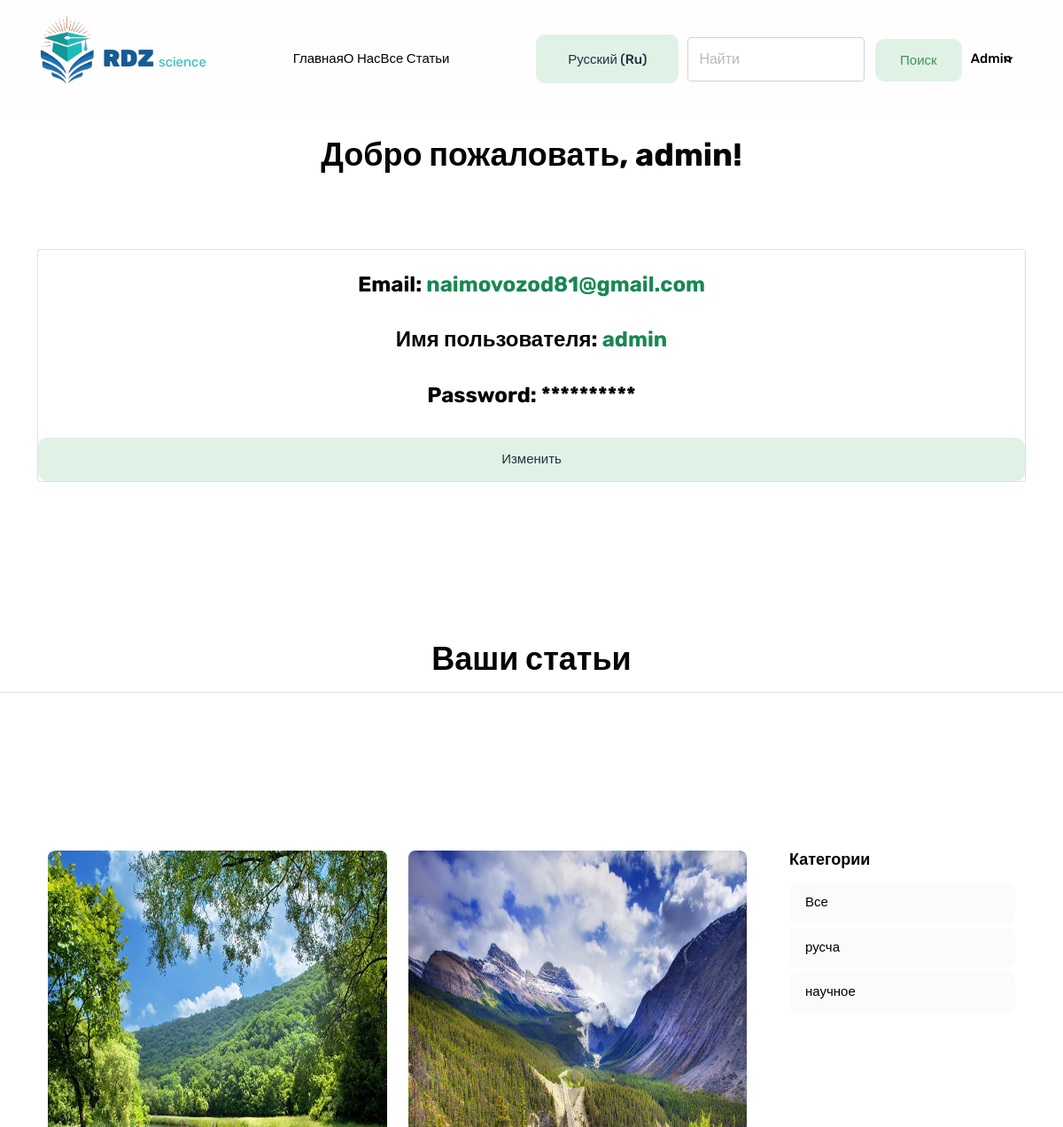
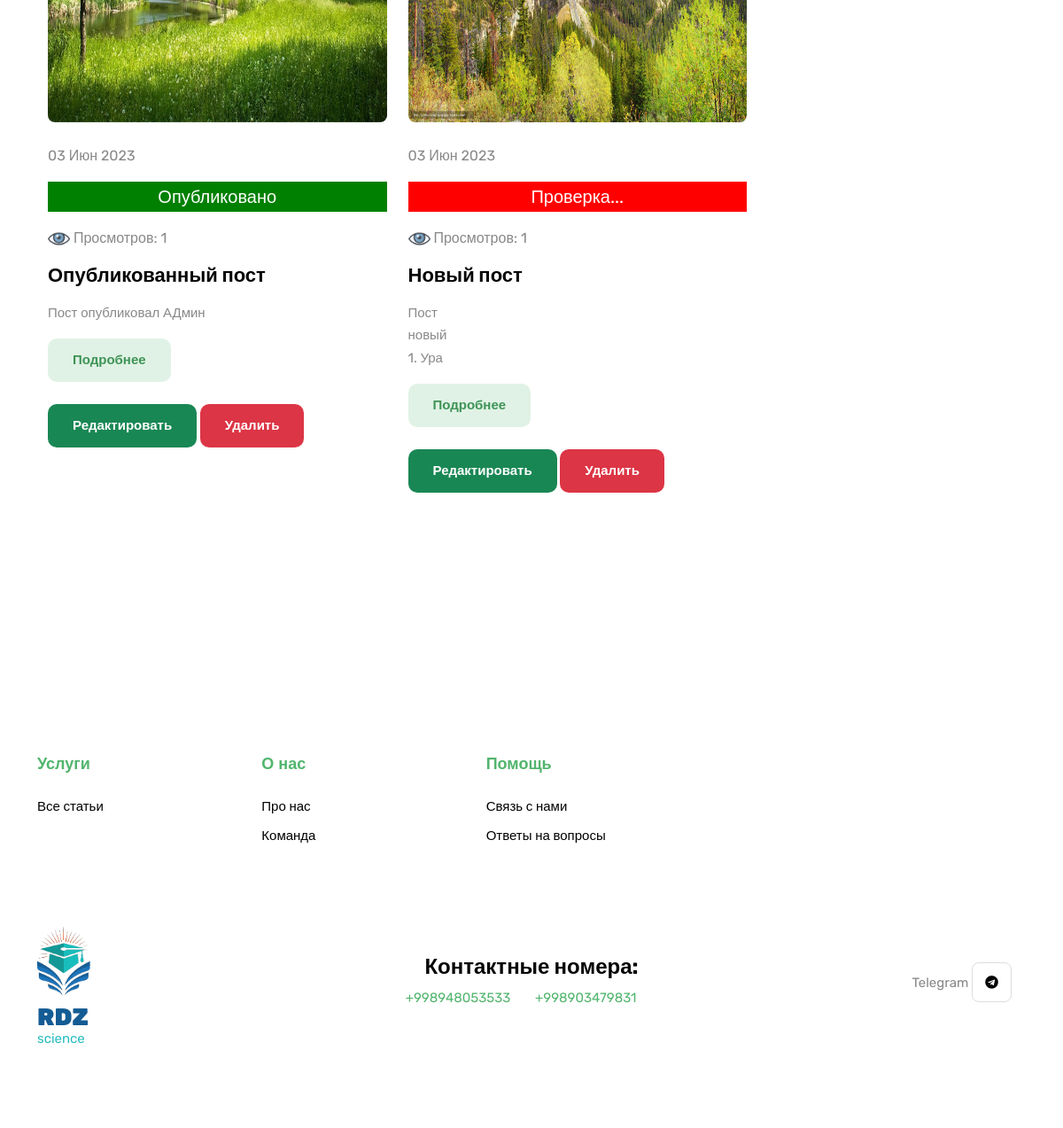
The app's page /user/admin/ (signed in) with its own data (2 pictures, top to bottom).
### app/models.py (models this page shows, shortened)
class MultipleImage(models.Model):
    blog = models.ForeignKey(Blog, on_delete=models.CASCADE, related_name='images', verbose_name='Блог')
    image = models.ImageField(upload_to='blog_photos/', verbose_name='Изображение')
    delete_image = models.BooleanField(default=False)
    class Meta:
        verbose_name = 'Изображение'
        verbose_name_plural = 'Изображения'

class Blog(models.Model):
    created_at = models.DateTimeField(auto_now_add=True)
    title = models.CharField(max_length=500, verbose_name='Название')
    description = RichTextField('Описание')
    user = models.ForeignKey(User, on_delete=models.CASCADE, related_name='blogs', verbose_name='Пользователь', null=True)
    category = models.ForeignKey('Category', on_delete=models.CASCADE, related_name='blogs', verbose_name='Категория', null=True)
    file = models.FileField(upload_to='files/', blank=True, verbose_name='Файл для скачивания(pdf)')
    views_count = models.PositiveIntegerField(default=0)
    approved = models.BooleanField(default=False, verbose_name='Подтверждено')
    class Meta:
        verbose_name = 'Статья'
        verbose_name_plural = 'Статьи'

class Category(models.Model):
    name = models.CharField(max_length=50)
    slug = models.SlugField(unique=True, null=True)
    class Meta:
        verbose_name = 'Категория'
        verbose_name_plural = 'Категории'

### app/views.py (the view)
# urls.py: path('user/<str:username>/', user_view, name='user'),
@login_required
def user_view(request, username, category_slug=None):
    try:
        user = User.objects.get(username=username)
    except User.DoesNotExist:
        raise Http404("User does not exist")
    categories = Category.objects.all()
    category = None #
    articles = Blog.objects.filter(user=user).order_by('-created_at')
    if category_slug:
        category = get_object_or_404(Category, slug=category_slug)
        articles = articles.filter(category=category)
    p = Paginator(articles, 8, orphans=0)
    page = request.GET.get('page')
    pages = p.get_page(page)
    nums = pages.paginator.get_elided_page_range(number=pages.number, on_each_side=2, on_ends=1)
    context = {
        'user': user,
        'articles': pages,
        'nums': nums,
        'categories': categories,
        'current_category_slug': category_slug, # добавляем текущий слаг категории
        'category': category
    }
    return render(request, 'user.html', context)

### app/context_processors.py (called while the page is built)
def languages(request):
    return {
        'LANGUAGES': settings.LANGUAGES,
        'LANGUAGE_CODE': request.LANGUAGE_CODE,
    }

### app/templates/user.html (shortened to what this page needs)
{% extends 'base.html' %}
{% load static %}
{% load i18n %}
{% load bleach_tags %}
{% block content %}
<br><br><br>
<div class="text-center">
  <h2>{% trans 'Добро пожаловать' %}, {{ user.username }}!</h2>
  <br><br>
  <br>
  <div class="container">
    <div class="card">
      <br>
      <h3>{% trans 'Email' %}: <span class="text-success"> {{ user.email }}</span></h3>
      <br>
      <h3>{% trans 'Имя пользователя' %}: <span class="text-success"> {{ user.username }}</span></h3>
      <br>
      <h3>{% trans 'Password' %}: **********</h3>
      <br>
      <a href="{% url 'edit_user' username=request.user.username %}" class="btn btn-outline-primary text-dark">{% trans 'Change' %}</a>
    </div>
  </div>
  <br><br>
</div>
<br><br><br><br><br>
<div class="text-center">
  <h2>{% trans 'Ваши статьи' %}</h2>
  <hr>
  <br>
</div>
<div class="container">
  <section class="section">
    <div class="container">
      <div class="row">
        <div class="col-lg-9">
          <div class="me-lg-4">
            <div class="row gy-5">
              {% if articles %}
                {% for blog in articles %}
                  <div class="col-md-6" data-aos="fade">
                    <article class="blog-post">
                       <div class="post-slider slider-sm rounded">
                        {% if blog.images.exists %}
                        {% for image in blog.images.all %}
                        <a href="{% url 'blog_detail' pk=blog.pk %}">
                          <img loading="lazy" decoding="async" class="blog-image"
                            src="{{ image.image.url }}" alt="image">
                        </a>
                        {% endfor %}
                        {% else %}
                        <a href="{% url 'blog_detail' pk=blog.pk %}">
                          <img loading="lazy" decoding="async" class="blog-image"
                            src="https://image.winudf.com/v2/image/bWUud2FsbHBhcGEubmF0dXJlX3NjcmVlbl8zXzE1MzIzNzgxNjFfMDIw/screen-3.jpg?fakeurl=1&type=.jpg" alt="image">
                        </a>
                        {% endif %}
                      </div>
                      <div class="pt-4">
                        <p class="mb-3">{{ blog.created_at | date:'d M Y' }}</p>
                        {% if blog.approved == True %}
                        <p class="mb-3 " style="background-color: green; text-align: center; color:white;font-size:20px;"   >{% trans 'Опубликовано' %}</p>
                        {% else %}
                        <p class="mb-3  " style="background-color: red; text-align: center; color:white;font-size:20px;">{% trans 'Проверка...' %}</p>
                        {% endif %}
                        <p class="mb-3"><img src="{% static 'eye.png' %}" width="25" alt=""> {% trans 'Просмотров' %}: {{ blog.views_count }} </p>
                        <h2 class="h4"><a class="text-black" href="{% url 'blog_detail' pk=blog.pk %}">{{blog.title}}</a></h2>
                        <p style="white-space: pre-wrap; word-break: break-all;">{{ blog.description | bleach_clean:50 | safe }}</p>
                        <a href="{% url 'blog_detail' pk=blog.pk %}" class="btn btn-outline-primary fw-bold"
                          aria-label="Read the full article by clicking here">{% trans 'Подробнее' %}</a><br><br>
                        <a href="{% url 'edit_blog' pk=blog.pk %}" class="btn btn-success fw-bold">{% trans 'Редактировать' %}</a>
                        <a href="{% url 'delete_record' pk=blog.pk %}" class="btn btn-danger fw-bold">{% trans 'Delete' %}</a>
                      </div>
                    </article>
                  </div>
                {% endfor %}
              {% else %}
                <h1>{% trans 'У вас нет постов' %}</h1>
                <a href="{% url 'add_post' %}" style="width:300px;" class="btn btn-success">{% trans 'Создать пост' %}</a>
              {% endif %}
            </div>
          </div>
        </div>
        <div class="col-lg-3">
          <div class="widget widget-categories">
            <h5 class="widget-title"><span>{% trans 'Категории' %}</span></h5>
            <ul class="list-unstyled widget-list">
              <li {% if not current_category_slug %}class="active" {% endif %}>
                <a href="{% url 'user' user.username %}">{% trans 'Все' %}</a>
              </li>
              {% for cat in categories %}
              <li {% if current_category_slug == cat.slug %} class="active" {% endif %}>
                <a href="{% url 'user_blogs' user.username cat.slug %}">{{ cat.name }}</a>
              </li>
              {% endfor %}
            </ul>
          </div>
        </div>
      </div>
    </div>
  </section>
</div>
<br><br><br>
{% endblock %}

### app/templates/base.html (shortened to what this page needs)
{% load static %}
{% load i18n %}
<!DOCTYPE html>
<html>
<head>
    <link rel="stylesheet" href="{% static 'plugins/slick/slick.css' %}">
    <link rel="stylesheet" href="{% static 'plugins/font-awesome/fontawesome.min.css' %}">
    <link rel="stylesheet" href="{% static 'plugins/font-awesome/brands.css' %}">
    <link rel="stylesheet" href="{% static 'plugins/font-awesome/solid.css' %}">
    <link rel="stylesheet" href="{% static 'css/style.css' %}">
</head>
<body>
    <header class="navigation bg-tertiary  ">
        <nav class="navbar navbar-expand-xl navbar-light text-center py-3 fixed-top" style="background-color: rgb(255, 253, 253);">
            <div class="container">
                <a class="navbar-brand" style="margin:-20px 10px 0 4px ;" href="{% url 'home'%}">
                    <img loading="prelaod" decoding="async" class="img-fluid"  width="60"
                        src="{% static 'images/logordz.png' %}" alt="Wallet">
                </a>
                <div>
                    <a href="{% url 'home'%}">
                    <span style="color:#145c94;font-weight: 900; font-size:27px;">RDZ </span>
                    <span style="color:#28bdbe;">science</span>
               </a>
            </div>
                <div class="collapse navbar-collapse" id="navbarSupportedContent">
                    <ul class="navbar-nav mx-auto mb-2 mb-lg-0">
                        <li class="nav-item"> <a class="nav-link" href="{% url 'home'%}">{% trans 'Главная' %}</a>
                        </li>
                        <li class="nav-item "> <a class="nav-link" href="#ab">{% trans 'О нас'%}</a>
                        </li>
                        <li class="nav-item "> <a class="nav-link" href="{% url 'blogs' %}">{% trans 'Все статьи' %}</a>
                        </li>
                    </ul>
                    <form action="{% url 'set_language' %}" method="POST">
                      <select name="language" class="form-control btn btn-outline-primary" onchange="this.form.submit()">
                            {% get_language_info_list for LANGUAGES as languages %}
                            {% for language in languages %}
                            <div class="dropdown-menu">
                                <option value="{{ language.code }}" class="dropdown-item" {% if language.code == request.LANGUAGE_CODE %}selected{% endif %}>
                                   {{ language.name_local }} ({{ language.code }})
                                </option>
                            </div>
                            {% endfor %}
                        </select>
                    </form>
                    <form method="GET" action="{% url 'search_result' %}">
                        <br>
                            <input class="form-control me-2" type="search" name="search"  placeholder="{% trans 'Найти' %}"
                                style="width:200px; height: 50px; margin-left:10px;display: inline;" aria-label="Search" value="{{ request.GET.search }}">
                        <button class="btn btn-outline-primary" type="submit" style="margin-right:10px;">{% trans 'Поиск' %}</button>
                        <br><br>
                    </form>
                    {% if request.user.is_authenticated %}
                    <ul class="navbar-nav ">
                        <li class="nav-item dropdown"> <a class="nav-link dropdown-toggle" href="#" id="navbarDropdown"
                                role="button" data-bs-toggle="dropdown" aria-expanded="false">{{ user.username }}</a>
                        </li>
                    </ul>
                    {% else %}
                    <div>
                        <a href="{% url 'login' %}" class="btn btn-outline-primary">{% trans 'Войти' %}</a>
                        <a href="{% url 'register' %}" class="btn btn-primary ms-2 ms-lg-3">{% trans 'Зарегистрироваться' %}</a>
                    </div>
                    {% endif %}
                </div>
            </div>
        </nav>
    </header>
    <br><br><br>
    {% block content %}
    {% endblock %}
    <footer class="section-sm  "  style="background-color: white;">
        <div class="container " >
            <div class="row justify-content-between" >
                <div class="col-lg-2 col-md-4 col-6 mb-4">
                    <div class="footer-widget">
                        <h5 class="mb-4 text-primary font-secondary">{% trans 'Услуги' %}</h5>
                        <ul class="list-unstyled">
                            <li class="mb-2"><a href="{% url 'blogs' %}">{% trans 'Все статьи' %}</a>
                            </li>
                        </ul>
                    </div>
                </div>
                <div class="col-lg-2 col-md-4 col-6 mb-4">
                    <div class="footer-widget">
                        <h5 class="mb-4 text-primary font-secondary">{% trans 'О нас' %}</h5>
                        <ul class="list-unstyled">
                            <li class="mb-2"><a href="#ab">{% trans 'Про нас' %}</a>
                            </li>
                            <li class="mb-2"><a href="#team">{% trans 'Команда' %}</a>
                            </li>
                        </ul>
                    </div>
                </div>
                <div class="col-lg-2 col-md-4 col-6 mb-4">
                    <div class="footer-widget">
                        <h5 class="mb-4 text-primary font-secondary">{% trans 'Помощь' %}</h5>
                        <ul class="list-unstyled">
                            <li class="mb-2"><a href="#con">{% trans 'Связь с нами' %}</a>
                            </li>
                            <li class="mb-2"><a href="#con">{% trans 'Ответы на вопросы' %}</a>
                            </li>
                        </ul>
                    </div>
                </div>
                <div class="col-lg-4 col-md-12 newsletter-form">
                    <div style="background-color: white; padding: 35px;">
                    </div>
                </div>
            </div>
            <div class="row align-items-center mt-5 text-center text-md-start">
                <div class="col-lg-4">
                    <a href="/">
                        <img loading="prelaod" decoding="async" class="img-fluid" width="60"
                            src="{% static 'images/logordz.png' %}"  alt="Wallet">
                    </a>
                    <div>
                    <div style="color:#145c94;font-weight: 900; font-size:27px;">RDZ</div>
                    <div style="color:#28bdbe;line-height:1px;">science</div>
                    </div>
                </div>
                <div class="col-lg-4 col-md-6 mt-4 mt-lg-0">
                    <div class="text-center">
                        <h3>{% trans 'Контактные номера:' %}
                        </h3>
                    </div>
                    <ul class="list-unstyled list-inline mb-0 text-lg-center">
                        <li class="list-inline-item me-4"><a href="tel:+998948053533">+998948053533</a>
                        </li>
                        <li class="list-inline-item me-4"><a href="tel:++998903479831 ">+998903479831 </a>
                        </li>
                    </ul>
                </div>
                <div class="col-lg-4 col-md-6 text-md-end mt-4 mt-md-0">
                    <ul class="list-unstyled list-inline mb-0 social-icons">
                     Telegram   <li class="list-inline-item me-3"><a title="Explorer Telegram Profile" class="text-black"
                                href="https://t.me/IJST_2023"><i class="fab fa-telegram"></i></a>
                        </li>
                    </ul>
                </div>
            </div>
        </div>
    </footer>
</body>
</html>

### app/templates/base.html (style rules this page uses)
.blog-image { width: 100%; height: 450px; }

### records on screen
Blog: created_at "03 Июн 2023", views_count "1", title "Опубликованный пост", description|bleach_clean "Пост опубликовал АДмин"
MultipleImage: image (picture)
Blog: created_at "03 Июн 2023", views_count "1", title "Новый пост", description|bleach_clean "Пост новый 1. Ура"
MultipleImage: image (picture)
Category: name "русча"
Category: name "научное"

### other values on screen
{{ user.username }} "Admin"
{{ user.username }} "admin"
{{ user.email }} "naimovozod81@gmail.com"
form field language "Русский (ru)"
